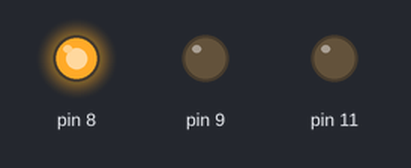
A sketch run on a simulated Arduino Uno, built with avr-gcc and run on an emulated ATmega328P. Shown: output pins drawn as LEDs (lit = HIGH).

Above: at 1.0 s.
At 3.0 s:
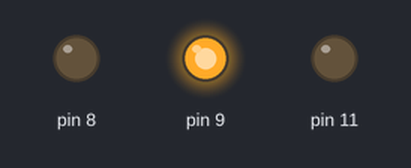
At 5.0 s:
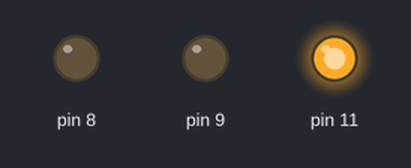
Timing chart, 0 to 7.8 s (numbered marks = the images above):
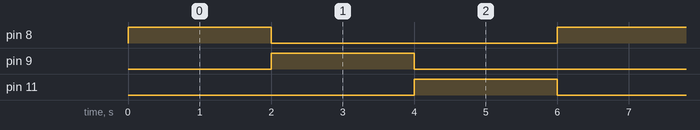

The sketch:

2_rgb_led_with_arduino.ino
```cpp
// C++ code
//
void setup()
{
  pinMode(8, OUTPUT);
  pinMode(9, OUTPUT);
  pinMode(11, OUTPUT);
}

void loop()
{
  // Turn on LED Green
  digitalWrite(8, HIGH);
  digitalWrite(9, LOW);
  digitalWrite(11, LOW);
  delay(2000); // Wait for 2s

  // Turn on LED Blue
  digitalWrite(8, LOW);
  digitalWrite(9, HIGH);
  digitalWrite(11, LOW);
  delay(2000); // Wait for 2s

  // Turn on LED Red
  digitalWrite(8, LOW);
  digitalWrite(9, LOW);
  digitalWrite(11, HIGH);
  delay(2000); // Wait for 2s
}
```

Measured:
- by itself, pin 8, pin 9, pin 11: alternates HIGH for 2.0 s and LOW for 4.0 s
- by itself, everything shown: repeats every 6.0 s, in 3 steps
